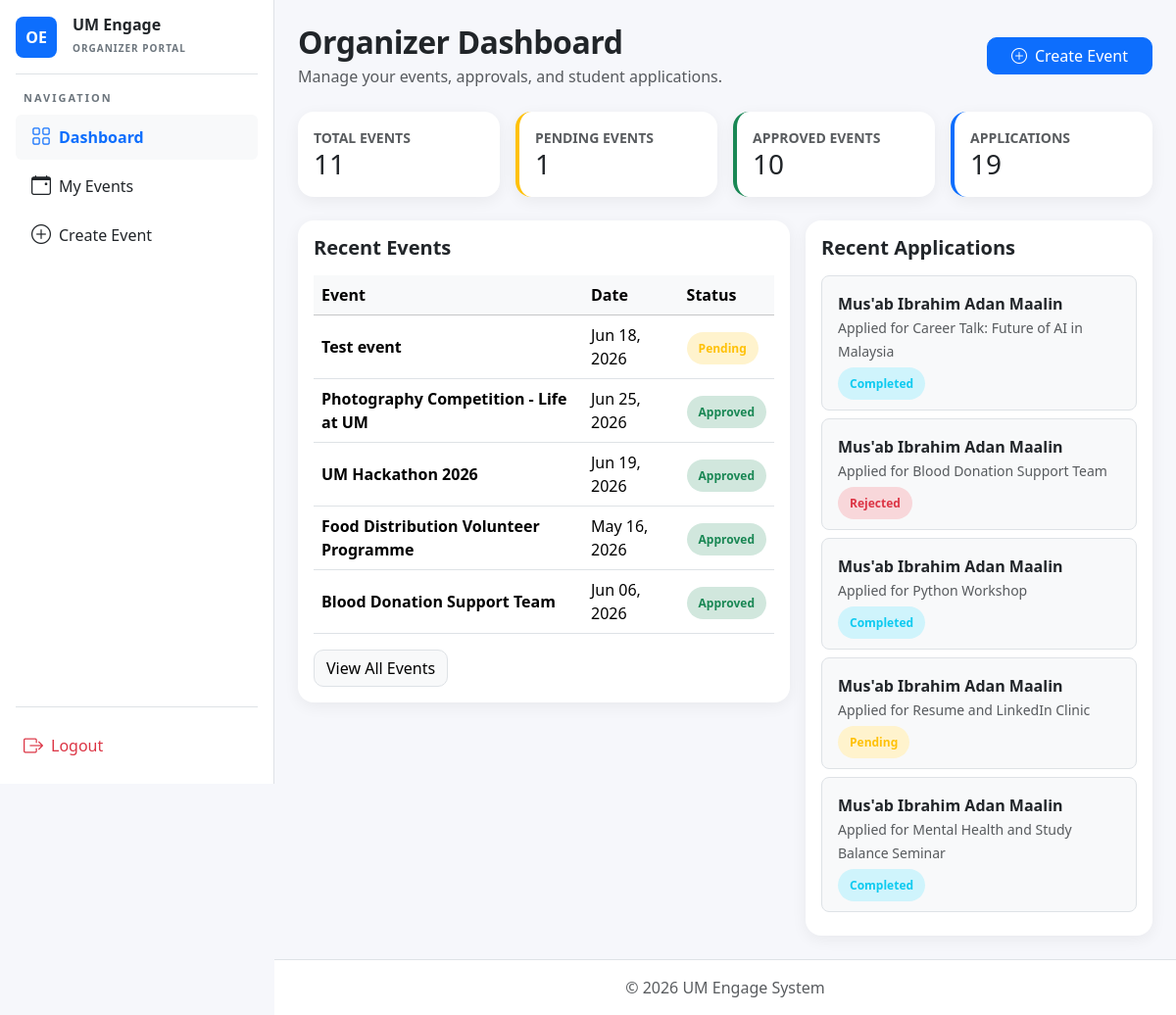
The page /organizer/dashboard/ (signed in) on the database its author committed.
### core/models.py (models this page shows, shortened)
class Event(models.Model):
    APPROVAL_CHOICES = [
        ('Pending', 'Pending'),
        ('Approved', 'Approved'),
        ('Rejected', 'Rejected'),
    ]
    event_organizer = models.ForeignKey(User, on_delete=models.CASCADE, related_name='events')
    event_title = models.CharField(max_length=200)
    event_description = models.TextField()
    event_date = models.DateField()
    event_location = models.CharField(max_length=255)
    event_approval_status = models.CharField(
        max_length=20,
        choices=APPROVAL_CHOICES,
        default='Pending'
    )
    event_created_at = models.DateTimeField(auto_now_add=True)
    event_image = models.ImageField(upload_to='event_images/', blank=True, null=True)
    points_awarded = models.IntegerField(default=0)
    skill_tags = models.ManyToManyField('core.SkillTag', blank=True, related_name='events')
    event_capacity = models.PositiveIntegerField(
        default=0,
        help_text="Maximum number of attendees allowed"
    )
    event_category = models.CharField(max_length=100, default='General')

class Application(models.Model):
    APP_STATUS_CHOICES = [
        ('Pending', 'Pending'),
        ('Approved', 'Approved'),
        ('Completed', 'Completed'),
        ('Rejected', 'Rejected'),
    ]
    application_event = models.ForeignKey(Event, on_delete=models.CASCADE, related_name='applications')
    application_applicant = models.ForeignKey(User, on_delete=models.CASCADE, related_name='submitted_applications')
    event_ID = models.ForeignKey('Event', on_delete=models.CASCADE, null=True, blank=True)
    application_status = models.CharField(
        max_length=20,
        choices=APP_STATUS_CHOICES,
        default='Pending'
    )
    application_statement = models.TextField(blank=True, null=True)
    application_applied_on = models.DateTimeField(auto_now_add=True)
    attended = models.BooleanField(default=False)
    certificate = models.FileField(upload_to='certificates/', blank=True, null=True)

### organizer/views.py (the view)
# urls.py: path('dashboard/', views.organizer_dashboard, name='dashboard'),
@organizer_required
@never_cache
def organizer_dashboard(request):
    my_events = Event.objects.filter(event_organizer=request.user)
    my_applications = Application.objects.filter(
        Q(application_event__event_organizer=request.user) |
        Q(event_ID__event_organizer=request.user)
    ).distinct()
    recent_events = my_events.order_by('-event_created_at')[:5]
    recent_applications = my_applications.select_related(
        'application_applicant',
        'application_event',
        'event_ID'
    ).order_by('-application_applied_on')[:5]
    context = {
        'total_events': my_events.count(),
        'pending_events': my_events.filter(event_approval_status='Pending').count(),
        'approved_events': my_events.filter(event_approval_status='Approved').count(),
        'rejected_events': my_events.filter(event_approval_status='Rejected').count(),
        'total_applications': my_applications.count(),
        'pending_applications': my_applications.filter(application_status='Pending').count(),
        'approved_applications': my_applications.filter(application_status='Approved').count(),
        'recent_events': recent_events,
        'recent_applications': recent_applications,
    }
    return render(request, 'organizer/dashboard.html', context)

### organizer/templates/organizer/dashboard.html
{% extends "organizer/organizer_base.html" %}
{% block content %}
<div class="d-flex justify-content-between align-items-center mb-4">
    <div>
        <h2 class="page-title mb-1">Organizer Dashboard</h2>
        <p class="text-muted mb-0">Manage your events, approvals, and student applications.</p>
    </div>
    <a href="{% url 'organizer:create_event' %}" class="btn btn-primary px-4">
        <i class="bi bi-plus-circle me-2"></i>Create Event
    </a>
</div>
<div class="row g-3 mb-4">
    <div class="col-md-3">
        <div class="card soft-card p-3">
            <small class="text-muted fw-bold">TOTAL EVENTS</small>
            <h3 class="mb-0">{{ total_events }}</h3>
        </div>
    </div>
    <div class="col-md-3">
        <div class="card soft-card p-3 border-start border-warning border-4">
            <small class="text-muted fw-bold">PENDING EVENTS</small>
            <h3 class="mb-0">{{ pending_events }}</h3>
        </div>
    </div>
    <div class="col-md-3">
        <div class="card soft-card p-3 border-start border-success border-4">
            <small class="text-muted fw-bold">APPROVED EVENTS</small>
            <h3 class="mb-0">{{ approved_events }}</h3>
        </div>
    </div>
    <div class="col-md-3">
        <div class="card soft-card p-3 border-start border-primary border-4">
            <small class="text-muted fw-bold">APPLICATIONS</small>
            <h3 class="mb-0">{{ total_applications }}</h3>
        </div>
    </div>
</div>
<div class="row g-3">
    <div class="col-lg-7">
        <div class="card soft-card">
            <div class="card-body">
                <h5 class="fw-bold mb-3">Recent Events</h5>
                <div class="table-responsive">
                    <table class="table align-middle mb-0">
                        <thead class="table-light">
                        <tr>
                            <th>Event</th>
                            <th>Date</th>
                            <th>Status</th>
                        </tr>
                        </thead>
                        <tbody>
                        {% for event in recent_events %}
                        <tr>
                            <td class="fw-semibold">{{ event.event_title }}</td>
                            <td>{{ event.event_date|date:"M d, Y" }}</td>
                            <td>
                                {% if event.event_approval_status == 'Pending' %}
                                <span class="status-badge bg-warning-subtle text-warning">Pending</span>
                                {% elif event.event_approval_status == 'Approved' %}
                                <span class="status-badge bg-success-subtle text-success">Approved</span>
                                {% elif event.event_approval_status == 'Completed' %}
                                <span class="status-badge bg-info-subtle text-info">Completed</span>
                                {% else %}
                                <span class="status-badge bg-danger-subtle text-danger">Rejected</span>
                                {% endif %}
                            </td>
                        </tr>
                        {% empty %}
                        <tr>
                            <td colspan="3" class="text-center text-muted py-4">No events created yet.</td>
                        </tr>
                        {% endfor %}
                        </tbody>
                    </table>
                </div>
                <a href="{% url 'organizer:events' %}" class="btn btn-light border mt-3">View All Events</a>
            </div>
        </div>
    </div>
    <div class="col-lg-5">
        <div class="card soft-card">
            <div class="card-body">
                <h5 class="fw-bold mb-3">Recent Applications</h5>
                {% for app in recent_applications %}
                <div class="border rounded-3 p-3 mb-2 bg-light">
                    <div class="fw-semibold">
                        {{ app.application_applicant.get_full_name|default:app.application_applicant.username }}
                    </div>
                    <small class="text-muted">
                        Applied for
                        {% if app.application_event %}
                            {{ app.application_event.event_title }}
                        {% elif app.event_ID %}
                            {{ app.event_ID.event_title }}
                        {% else %}
                            Unknown event
                        {% endif %}
                    </small>
                    <div class="mt-2">
                        {% if app.application_status == 'Pending' %}
                        <span class="status-badge bg-warning-subtle text-warning">Pending</span>
                        {% elif app.application_status == 'Approved' %}
                        <span class="status-badge bg-success-subtle text-success">Approved</span>
                        {% elif app.application_status == 'Completed' %}
                        <span class="status-badge bg-info-subtle text-info">Completed</span>
                        {% else %}
                        <span class="status-badge bg-danger-subtle text-danger">Rejected</span>
                        {% endif %}
                    </div>
                </div>
                {% empty %}
                <div class="text-center text-muted py-4">
                    No applications yet.
                </div>
                {% endfor %}
            </div>
        </div>
    </div>
</div>
{% endblock %}

### organizer/templates/organizer/organizer_base.html (style rules this page uses)
body { background-color: #f6f7fb; }
.soft-card { border: 0; border-radius: 16px; box-shadow: 0 4px 16px rgba(0,0,0,0.06); }
.page-title { font-weight: 800; letter-spacing: -0.5px; }
.status-badge { padding: 8px 12px; border-radius: 999px; font-size: 12px; font-weight: 700; }
.btn { border-radius: 10px; }

### rows shown on the page
Event: event_title "Test event", event_date "Jun 18, 2026", event_approval_status "Pending"
Event: event_title "Photography Competition - Life at UM", event_date "Jun 25, 2026", event_approval_status "Approved"
Event: event_title "UM Hackathon 2026", event_date "Jun 19, 2026", event_approval_status "Approved"
Event: event_title "Food Distribution Volunteer Programme", event_date "May 16, 2026", event_approval_status "Approved"
Event: event_title "Blood Donation Support Team", event_date "Jun 06, 2026", event_approval_status "Approved"
Application: application_applicant.get_full_name "Mus'ab Ibrahim Adan Maalin", application_event.event_title "Career Talk: Future of AI in Malaysia", application_status "Completed"
Application: application_applicant.get_full_name "Mus'ab Ibrahim Adan Maalin", application_event.event_title "Blood Donation Support Team", application_status "Rejected"
Application: application_applicant.get_full_name "Mus'ab Ibrahim Adan Maalin", application_event.event_title "Python Workshop", application_status "Completed"
Application: application_applicant.get_full_name "Mus'ab Ibrahim Adan Maalin", application_event.event_title "Resume and LinkedIn Clinic", application_status "Pending"
Application: application_applicant.get_full_name "Mus'ab Ibrahim Adan Maalin", application_event.event_title "Mental Health and Study Balance Seminar", application_status "Completed"

### other values the page prints
{{ total_events }} "11"
{{ pending_events }} "1"
{{ approved_events }} "10"
{{ total_applications }} "19"
